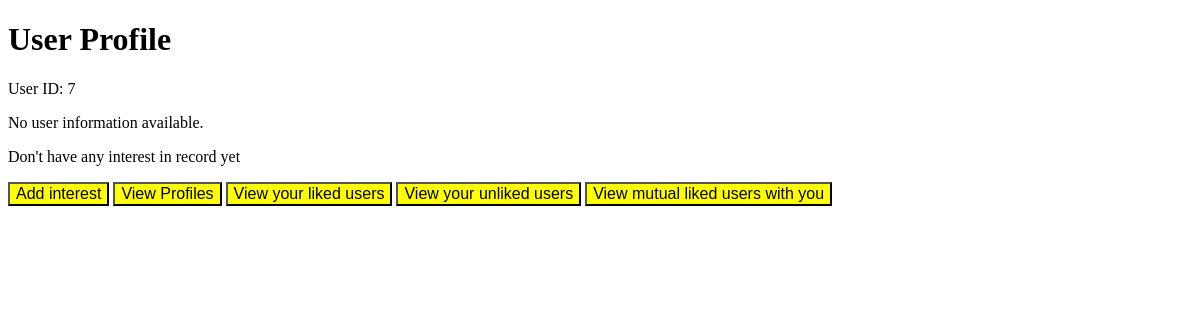
The app's page /profile/7, older data.
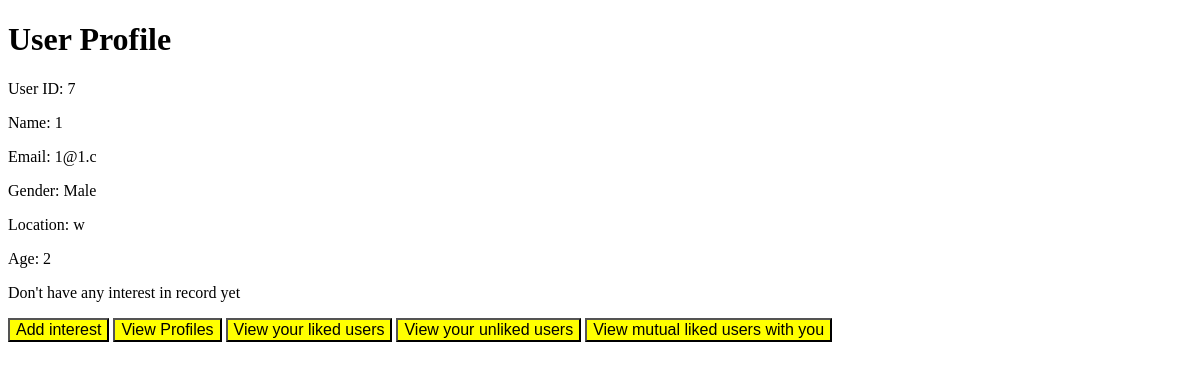
The same page, newer data.
### tables this page shows
CREATE TABLE User (
    uid INTEGER PRIMARY KEY AUTOINCREMENT,
    name VARCHAR(50) NOT NULL,
    email VARCHAR(50) UNIQUE NOT NULL,
    gender VARCHAR(5) CHECK (gender IN ('Male', 'Female')),
    location VARCHAR(100),
    age INTEGER
);

### app/app.py (the view)
@app.route('/profile/<int:uid>')
def profile(uid):
    user_info = get_user_info(uid)
    user_interests = get_interest(uid)
    if user_info != ():
        return render_template("profile.html", user=user_info, uid=uid, interests = user_interests)
    else:
        return render_template("index.html")

### use_case/dataManager.py (called while the page is built)
def get_user_info(uid):
    try:
        with sqlite3.connect(DB_PATH) as connection:
            cursor = connection.cursor()
            cursor = connection.cursor()
            cursor.execute('SELECT name, email, gender, location, age FROM User WHERE uid = ?', (uid,))
            return cursor.fetchone()
    except sqlite3.Error as e:
        print(f"Not succuessful: {e}")
        return ()

def get_interest(uid):
    try:
        with sqlite3.connect(DB_PATH) as connection:
            cursor = connection.cursor()
            pass
    except sqlite3.Error as e:
        print(f"Not succuessful: {e}")
        return []

### app/templates/profile.html (shortened to what this page needs)
<!DOCTYPE html>
<html lang="en">
<head>
    <link rel="stylesheet" href="../static/css/profile.css">
</head>
<body>
    <h1>User Profile</h1>
    <p>User ID: {{ uid }}</p>
    {% if user %}
    <p>Name: {{ user[0] }}</p>
    <p>Email: {{ user[1] }}</p>
    <p>Gender: {{ user[2] }}</p>
    <p>Location: {{ user[3] }}</p>
    <p>Age: {{ user[4] }}</p>
    {% else %}
    <p>No user information available.</p>
    {% endif %}
    {% if interests %}
    <p>My interest:</p>
    {% for interest in interets %}
        <li>{{ interest }}</li>
        {% endfor %}
    {% else %}
    <p>Don't have any interest in record yet</p>
    {% endif %}
    <div>
        <button onclick="add_interest()">Add interest</button>
        <button onclick="match({{ uid }})">View Profiles</button>
        <button onclick="view_liked({{ uid }})">View your liked users</button>
        <button onclick="view_unliked({{ uid }}) ">View your unliked users</button>
        <button onclick="view_mutual_liked({{ uid }})">View mutual liked users with you</button>
    </div>
</body>
</html>

### app/static/css/profile.css (style rules this page uses)
button { background-color: yellow ; font-size: medium; }

Row changes from the older to the newer data that the page shows:
added User: name "1", email "1@1.c", gender "Male", location "w", age "2"
Text that changed along with them:
text no longer shown: "No user information available."
text now shown: "Name: Email: Gender: Location: Age:"
